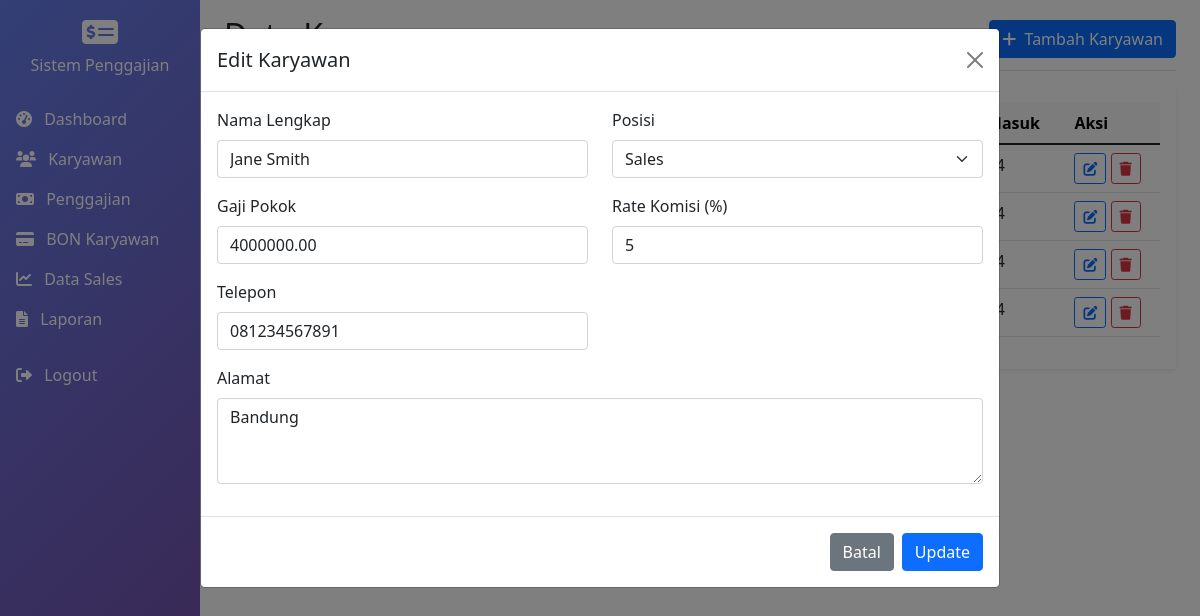
Page /employees.php?edit=2 (signed in) on the committed database.
### tables this page shows
CREATE TABLE employees (
    id INT PRIMARY KEY AUTO_INCREMENT,
    employee_code VARCHAR(20) UNIQUE NOT NULL,
    name VARCHAR(100) NOT NULL,
    position ENUM('sales', 'regular') NOT NULL,
    basic_salary DECIMAL(12,2) NOT NULL,
    commission_rate DECIMAL(5,2) DEFAULT 0,  
    phone VARCHAR(20),
    address TEXT,
    hire_date DATE NOT NULL,
    status ENUM('active', 'inactive') DEFAULT 'active',
    created_at TIMESTAMP DEFAULT CURRENT_TIMESTAMP,
    updated_at TIMESTAMP DEFAULT CURRENT_TIMESTAMP ON UPDATE CURRENT_TIMESTAMP
);

### employees.php (the view, shortened to what this page needs)
<?php
$database = new Database();
$db = $database->getConnection();
$query = "SELECT * FROM employees WHERE status = 'active' ORDER BY created_at DESC";
$stmt = $db->prepare($query);
$stmt->execute();
$employees = $stmt->fetchAll(PDO::FETCH_ASSOC);
$edit_employee = null;
if (isset($_GET['edit'])) {
    $query = "SELECT * FROM employees WHERE id = ?";
    $stmt = $db->prepare($query);
    $stmt->execute([$_GET['edit']]);
    $edit_employee = $stmt->fetch(PDO::FETCH_ASSOC);
}
?>
<!DOCTYPE html>
<html lang="id">
<head>
    <link href="https://cdn.jsdelivr.net/npm/bootstrap@5.1.3/dist/css/bootstrap.min.css" rel="stylesheet">
    <link href="https://cdnjs.cloudflare.com/ajax/libs/font-awesome/6.0.0/css/all.min.css" rel="stylesheet">
</head>
<body>
    <div class="container-fluid">
        <div class="row">
            <nav class="col-md-3 col-lg-2 d-md-block sidebar text-white p-0">
                <div class="position-sticky pt-3">
                    <div class="text-center mb-4">
                        <i class="fas fa-money-check-alt fa-2x mb-2"></i>
                        <h6>Sistem Penggajian</h6>
                    </div>
                    <ul class="nav flex-column">
                        <li class="nav-item">
                            <a class="nav-link text-white" href="index.php">
                                <i class="fas fa-tachometer-alt me-2"></i> Dashboard
                            </a>
                        </li>
                        <li class="nav-item">
                            <a class="nav-link text-white active" href="employees.php">
                                <i class="fas fa-users me-2"></i> Karyawan
                            </a>
                        </li>
                        <li class="nav-item">
                            <a class="nav-link text-white" href="salaries.php">
                                <i class="fas fa-money-bill me-2"></i> Penggajian
                            </a>
                        </li>
                        <li class="nav-item">
                            <a class="nav-link text-white" href="bons.php">
                                <i class="fas fa-credit-card me-2"></i> BON Karyawan
                            </a>
                        </li>
                        <li class="nav-item">
                            <a class="nav-link text-white" href="sales.php">
                                <i class="fas fa-chart-line me-2"></i> Data Sales
                            </a>
                        </li>
                        <li class="nav-item">
                            <a class="nav-link text-white" href="reports.php">
                                <i class="fas fa-file-alt me-2"></i> Laporan
                            </a>
                        </li>
                        <li class="nav-item mt-3">
                            <a class="nav-link text-white" href="logout.php">
                                <i class="fas fa-sign-out-alt me-2"></i> Logout
                            </a>
                        </li>
                    </ul>
                </div>
            </nav>
            <main class="col-md-9 ms-sm-auto col-lg-10 px-md-4">
                <div class="d-flex justify-content-between flex-wrap flex-md-nowrap align-items-center pt-3 pb-2 mb-3 border-bottom">
                    <h1 class="h2">Data Karyawan</h1>
                    <button class="btn btn-primary" data-bs-toggle="modal" data-bs-target="#addEmployeeModal">
                        <i class="fas fa-plus me-1"></i> Tambah Karyawan
                    </button>
                </div>
                <div class="card border-0 shadow-sm">
                    <div class="card-body">
                        <div class="table-responsive">
                            <table class="table table-hover">
                                <thead class="table-light">
                                    <tr>
                                        <th>Kode</th>
                                        <th>Nama</th>
                                        <th>Posisi</th>
                                        <th>Gaji Pokok</th>
                                        <th>Komisi</th>
                                        <th>Telepon</th>
                                        <th>Tanggal Masuk</th>
                                        <th>Aksi</th>
                                    </tr>
                                </thead>
                                <tbody>
                                    <?php foreach ($employees as $employee): ?>
                                        <tr>
                                            <td><?php echo htmlspecialchars($employee['employee_code']); ?></td>
                                            <td><?php echo htmlspecialchars($employee['name']); ?></td>
                                            <td>
                                                <span class="badge <?php echo $employee['position'] == 'sales' ? 'bg-success' : 'bg-primary'; ?>">
                                                </span>
                                            </td>
                                            <td><?php echo formatCurrency($employee['basic_salary']); ?></td>
                                            <td><?php echo $employee['commission_rate'] * 100; ?>%</td>
                                            <td><?php echo htmlspecialchars($employee['phone']); ?></td>
                                            <td><?php echo formatDate($employee['hire_date']); ?></td>
                                            <td>
                                                <a href="?edit=<?php echo $employee['id']; ?>" class="btn btn-sm btn-outline-primary">
                                                    <i class="fas fa-edit"></i>
                                                </a>
                                                <button class="btn btn-sm btn-outline-danger" onclick="deleteEmployee(<?php echo $employee['id']; ?>)">
                                                    <i class="fas fa-trash"></i>
                                                </button>
                                            </td>
                                        </tr>
                                    <?php endforeach; ?>
                                </tbody>
                            </table>
                        </div>
                    </div>
                </div>
            </main>
        </div>
    </div>
    <div class="modal fade" id="addEmployeeModal" tabindex="-1">
        <div class="modal-dialog modal-lg">
            <div class="modal-content">
                <form method="POST">
                    <div class="modal-header">
                        <h5 class="modal-title">
                            <?php echo $edit_employee ? 'Edit Karyawan' : 'Tambah Karyawan'; ?>
                        </h5>
                        <button type="button" class="btn-close" data-bs-dismiss="modal"></button>
                    </div>
                    <div class="modal-body">
                        <div class="row">
                            <div class="col-md-6 mb-3">
                                <label class="form-label">Nama Lengkap</label>
                                <input type="text" class="form-control" name="name"
                                       value="<?php echo $edit_employee['name'] ?? ''; ?>" required>
                            </div>
                            <div class="col-md-6 mb-3">
                                <label class="form-label">Posisi</label>
                                <select class="form-select" name="position" onchange="toggleCommission()" required>
                                    <option value="sales" <?php echo ($edit_employee['position'] ?? '') == 'sales' ? 'selected' : ''; ?>>
                                        Sales
                                    </option>
                                </select>
                            </div>
                            <div class="col-md-6 mb-3">
                                <label class="form-label">Gaji Pokok</label>
                                <input type="number" class="form-control" name="basic_salary"
                                       value="<?php echo $edit_employee['basic_salary'] ?? ''; ?>" required>
                            </div>
                            <div class="col-md-6 mb-3" id="commissionField">
                                <label class="form-label">Rate Komisi (%)</label>
                                <input type="number" class="form-control" name="commission_rate" step="0.01" min="0" max="100"
                                       value="<?php echo ($edit_employee['commission_rate'] ?? 0) * 100; ?>">
                            </div>
                            <div class="col-md-6 mb-3">
                                <label class="form-label">Telepon</label>
                                <input type="text" class="form-control" name="phone"
                                       value="<?php echo $edit_employee['phone'] ?? ''; ?>">
                            </div>
                            <div class="col-12 mb-3">
                                <label class="form-label">Alamat</label>
                                <textarea class="form-control" name="address" rows="3"><?php echo $edit_employee['address'] ?? ''; ?></textarea>
                            </div>
                        </div>
                    </div>
                    <div class="modal-footer">
                        <button type="button" class="btn btn-secondary" data-bs-dismiss="modal">Batal</button>
                        <button type="submit" class="btn btn-primary">
                            <?php echo $edit_employee ? 'Update' : 'Simpan'; ?>
                        </button>
                    </div>
                </form>
            </div>
        </div>
    </div>
</body>
</html>

### employees.php (style rules this page uses)
.sidebar { min-height: 100vh; background: linear-gradient(135deg, #667eea 0%, #764ba2 100%); }

### rows in the picture
employees: name "Jane Smith", position "Sales", basic_salary "4000000.00", commission_rate "5", phone "081234567891", address "Bandung"
